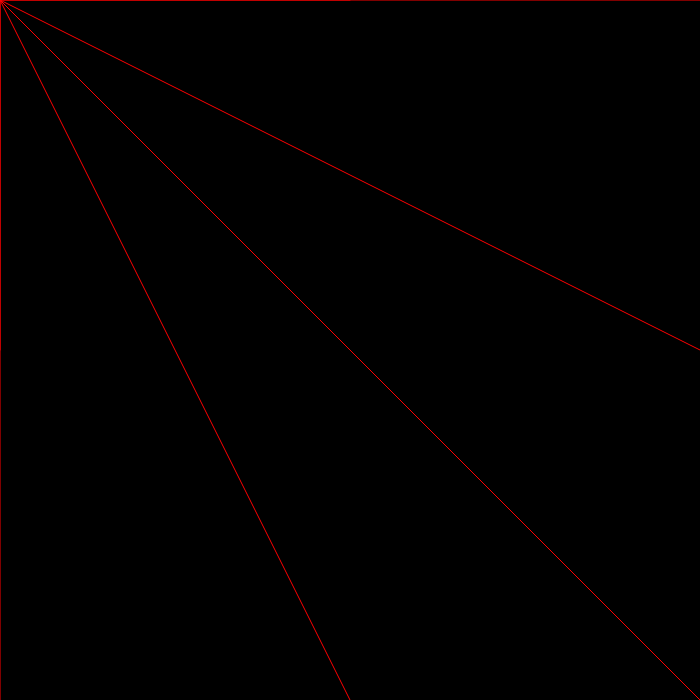
Frame 1 (no input)
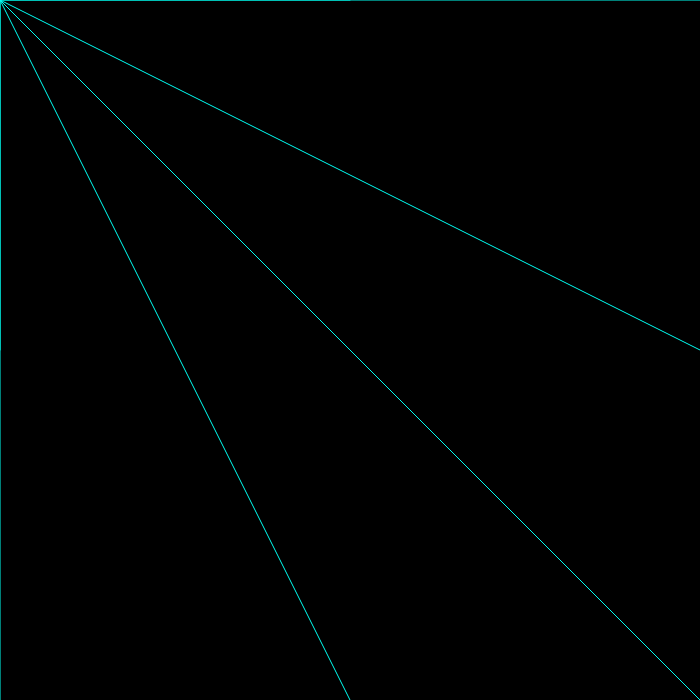
Frame 60 (no input)
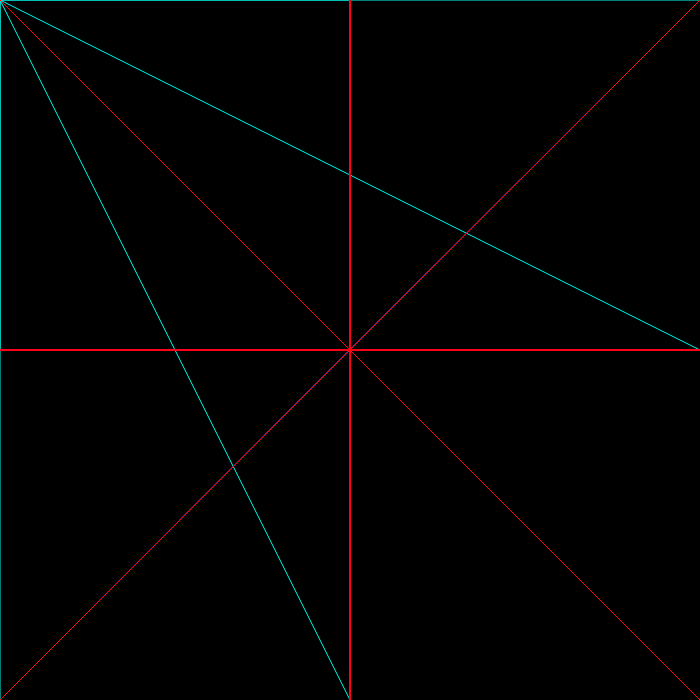
Frame 120 (the mouse pressed at the canvas centre since frame 60)

The p5.js sketch that drew these frames (run headless with seeded random() and noise() and a simulated clock; from frame 60 on, the mouse is pressed at the canvas centre):

// p5.js sketch
// ── sketch.js
let amount = 2;
let colorVar = 0;

function setup(){
    createCanvas(700, 700);
    background(0);
    colorMode(HSL);
    strokeWeight(1);
}

function draw(){
    if(keyIsPressed)
        amount = 1
    if(!mouseIsPressed)
        background(0);

    stroke(colorVar, 100, 50, 1);
    colorVar = (colorVar + 3) % 360

    drawTopLines();
    drawBottomLines();
    drawLeftLines();
    drawRightLines();
}

function mouseClicked(){
    amount += 1;
}

function drawTopLines(){
    let offset = width/amount;
    for (let i = 0; i < amount; i++)
        line(i*offset, 0, mouseX, mouseY);
}

function drawBottomLines(){
    let offset = width/amount;
    for (let i = 0; i <= amount; i++)
        line(i*offset, height, mouseX, mouseY);
}

function drawLeftLines(){
    let offset = height/amount;
    for (let i = 0; i < amount; i++)
        line(0, i*offset, mouseX, mouseY);
}

function drawRightLines(){
    let offset = height/amount;
    for (let i = 0; i < amount; i++)
        line(width, i*offset, mouseX, mouseY);
}
